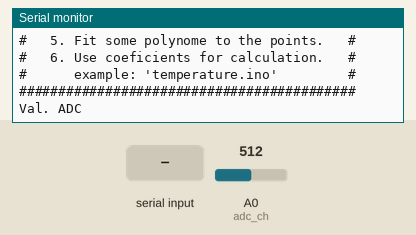
Bench run of a sketch on a simulated Arduino Uno, built with avr-gcc and run on an emulated ATmega328P. Parts: the last lines printed to the serial monitor. Inputs (shaded band) come from the test bench; at power-on: A0 (adc_ch) = 512.

Above: at 1.7 s.
1.8 s: "1\n" received over Serial
At 2.7 s:
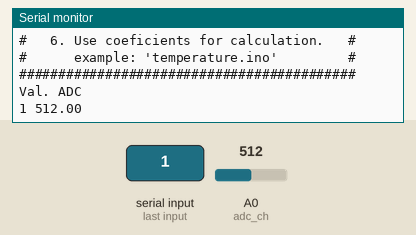
3.3 s: byte 10 ('\n') received over Serial
At 3.8 s:
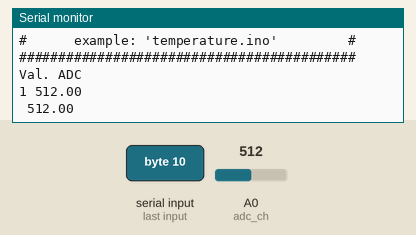
4.8 s: "0\n" received over Serial
At 6.2 s:
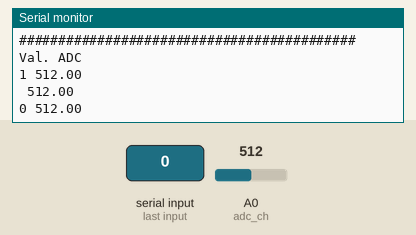

The sketch:

CALIBRATION.ino
```cpp
String inputString = "";         // a String to hold incoming data
boolean stringComplete = false;  // whether the string is complete
int adc_ch  = A0;                // A0 - input
int pin_gnd = 15;                // A1 - GND
int pin_vcc = 16;                // A2 - +5V


void setup() {
  pinMode(adc_ch, INPUT_PULLUP);
  pinMode(pin_gnd, OUTPUT);
  pinMode(pin_vcc, OUTPUT);
  digitalWrite(pin_gnd, LOW);
  digitalWrite(pin_vcc, HIGH);
  // initialize the serial communication:
  Serial.begin(9600);
  Serial.println("###########################################");
  Serial.println("# INSTRUCTIONS:                           #");
  Serial.println("#   1. Input measured real phisical       #");
  Serial.println("#      value (example: 22.4)              #");
  Serial.println("#   2. then press ENTER and               #");
  Serial.println("#      change the conditions              #");
  Serial.println("#   3. repeat steps 1. and 2. ...         #");
  Serial.println("# When you are done with calibration:     #");
  Serial.println("#   4. Copy data to spreadsheet.          #");
  Serial.println("#   5. Fit some polynome to the points.   #");
  Serial.println("#   6. Use coeficients for calculation.   #");
  Serial.println("#      example: 'temperature.ino'         #");
  Serial.println("###########################################");
  Serial.println("Val. ADC");
  inputString.reserve(20);
}

void loop() {

  if (stringComplete) {
    Serial.print(inputString);
    Serial.print(" ");
    inputString = "";
    stringComplete = false;

    // send the value of analog input 0:
    long CH1 = 0;

    int i;
    for (i = 0; i < 128; i++) {
      CH1 += analogRead(adc_ch);
      delay(1);
    }
    float Vol_CH1 = float(CH1/128.0);     // calibration in ADC values...
    //float Vol_CH1 = CH1*5.0/1023;         // calibration in Voltage...
    Serial.println(Vol_CH1);
    //Serial.println(analogRead(adc_ch));
  }
}

void serialEvent() {
  while (Serial.available()) {
    char inChar = (char)Serial.read();  // get the new byte:
    if (inChar == '\n') {
      stringComplete = true;
    } else {
      inputString += inChar;              // add it to the inputString:
    }
  }
}
```

Measured:
- after the input at 1.8 s, the serial monitor: prints a new line at once (image 1)
- after the input at 3.3 s, the serial monitor: prints a new line at once (image 2)
- after the input at 4.8 s, the serial monitor: prints a new line at once (image 3)
